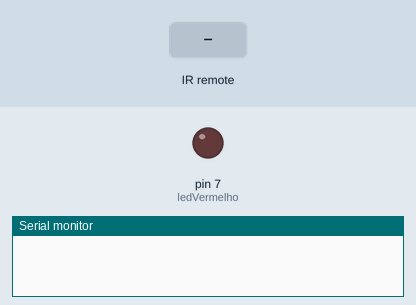
The sketch below on a simulated Arduino Uno, built with avr-gcc and run on an emulated ATmega328P. Shown: output pins drawn as LEDs (lit = HIGH), the last lines printed to the serial monitor. The test bench sets the inputs (shaded band).

Above: at 1.2 s.
1.3 s: infrared code 0xFD00FF received
At 2.3 s:
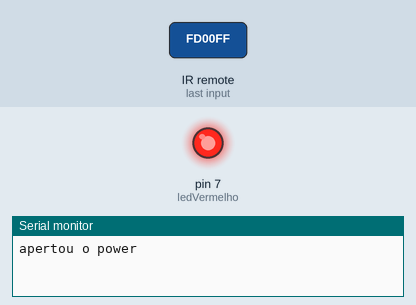
2.8 s: infrared code 0xFDA05F received
At 3.5 s:
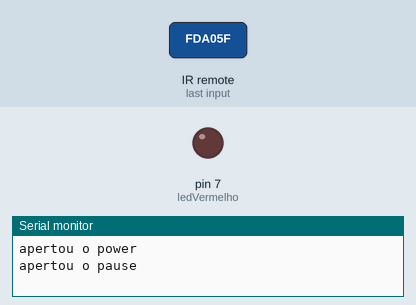
Timing chart, 0 to 5.8 s (numbered marks = the images above; inputs shaded):
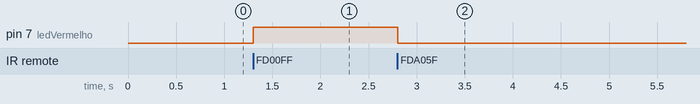

The sketch:

infravermelho.ino
```cpp
#include <IRremote.h> //inclusão da biblioteca

int RECV_PIN = 2; //pino do receptor infravermelho

IRrecv irrecv(RECV_PIN); //passando o pino como parâmetro do irrecv

decode_results results; //variável que armazena o sinal IR recebido

long int power = 16580863; //código decimal do power
long int pause = 16621663; //código decimal do pause
const int ledVermelho = 7; //pino do led

void setup(){
  pinMode(ledVermelho, OUTPUT); //define o led como saída
  Serial.begin(9600); //inicializa a serial
  irrecv.enableIRIn(); //inicializa a recepção de sinal IR
}

void loop(){

  if (irrecv.decode(&results)){
    if(results.value == power && digitalRead(ledVermelho)==LOW){
      Serial.println("apertou o power");
      digitalWrite(ledVermelho, HIGH);
    }
    if(results.value == pause && digitalRead(ledVermelho)==HIGH){
      Serial.println("apertou o pause");
      digitalWrite(ledVermelho, LOW);
    }
    irrecv.resume(); //aguarda o recebimento de um novo sinal ir
  }

  /*
  //CAPTURA O SINAL IR
  if (irrecv.decode(&results)) {
    Serial.print("Codigo HEX: "); //IMPRIME O TEXTO NO MONITOR SERIAL
    Serial.println(results.value, HEX); //IMPRIME NO MONITOR SERIAL O CÓDIGO IR EM FORMATO HEXADECIMAL
    Serial.print("Codigo DEC: "); //IMPRIME O TEXTO NO MONITOR SERIAL
    Serial.println(results.value); //IMPRIME NO MONITOR SERIAL O CÓDIGO IR EM FORMATO DECIMAL
    Serial.println(""); //QUEBRA DE LINHA NA SERIAL
    irrecv.resume(); //AGUARDA O RECEBIMENTO DE UM NOVO SINAL IR
  }*/
  delay(100); //intervalo de 10 milisegundos
}
```

Measured:
- after the input at 1.3 s, pin 7 (ledVermelho): LOW → HIGH at once
- after the input at 2.8 s, pin 7 (ledVermelho): HIGH → LOW at once
